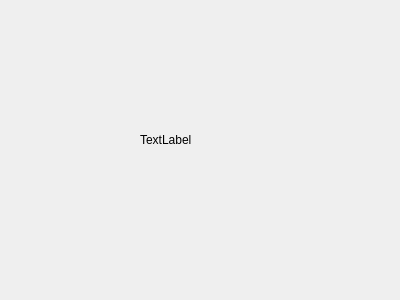
<?xml version="1.0" encoding="UTF-8"?>
<ui version="4.0">
 <class>Form</class>
 <widget class="QWidget" name="Form">
  <property name="geometry">
   <rect>
    <x>0</x>
    <y>0</y>
    <width>400</width>
    <height>300</height>
   </rect>
  </property>
  <property name="windowTitle">
   <string>Form</string>
  </property>
  <widget class="QLabel" name="label">
   <property name="geometry">
    <rect>
     <x>140</x>
     <y>130</y>
     <width>81</width>
     <height>20</height>
    </rect>
   </property>
   <property name="text">
    <string>TextLabel</string>
   </property>
  </widget>
 </widget>
 <resources/>
 <connections/>
</ui>
